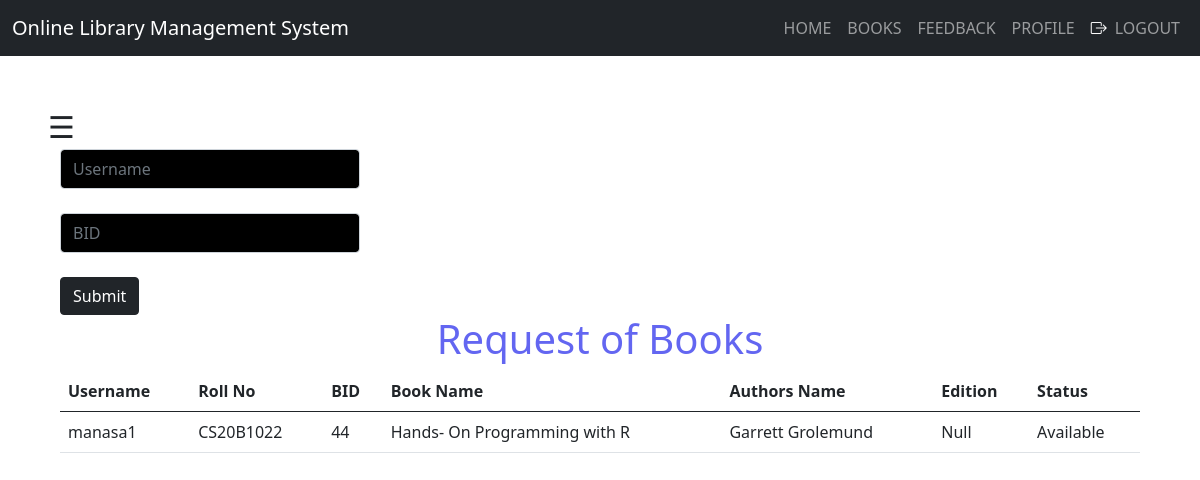
/admin/request.php (signed in), run on the app's committed database.
### tables this page shows
CREATE TABLE `student` (
  `first` varchar(100) NOT NULL,
  `last` varchar(100) NOT NULL,
  `username` varchar(100) NOT NULL,
  `password` varchar(100) NOT NULL,
  `roll` varchar(100) NOT NULL,
  `email` varchar(100) NOT NULL,
  `contact` varchar(100) NOT NULL,
  `pic` varchar(100) NOT NULL
);

CREATE TABLE `books` (
  `bid` int(100) NOT NULL,
  `name` varchar(120) NOT NULL,
  `authors` varchar(100) NOT NULL,
  `edition` varchar(100) NOT NULL,
  `status` varchar(100) NOT NULL,
  `quantity` int(100) NOT NULL,
  `course` varchar(100) NOT NULL,
  `ebook` varchar(200) NOT NULL
);

### admin/request.php (the view, shortened to what this page needs)
<?php
include "connection.php";
include "modals/navbar.php";
?>
<section class="p-5">
	<span style="font-size:30px;cursor:pointer" onclick="openNav()">&#9776; </span>
	<br>
    <?php
	  if(isset($_SESSION['login_user']))
	  {
		  ?>
	<div class="container">
		<form method="post" action="" name="form1">
			<input type="text" name="username" class="form-control" placeholder="Username" required=""><br>
			<input type="text" name="bid" class="form-control" placeholder="BID" required=""><br>
			<button class="btn btn-dark" name="submit" type="submit">Submit</button><br>
		</form>
	</div>
	  <?php
	  } ?>
	<div class="container">
		<p class="h1 text-indigo-500 text-center">Request of Books</p>
		<?php
		if (isset($_SESSION['login_user'])) {
			$sql = "SELECT student.username,roll,books.bid,name,authors,edition,status FROM student inner join issue_book ON student.username=issue_book.username inner join books ON issue_book.bid=books.bid WHERE issue_book.approve =''";
			$res = mysqli_query($db, $sql);
			if (mysqli_num_rows($res) == 0) {
				echo "<h2><b>";
				echo "There's no pending request.";
				echo "</h2></b>";
			} else { ?>
				<table class="table">
					<thead>
						<tr>
							<th scope="col">Username</th>
							<th scope="col">Roll No</th>
							<th scope="col">BID</th>
							<th scope="col">Book Name</th>
							<th scope="col">Authors Name</th>
							<th scope="col">Edition</th>
							<th scope="col">Status</th>
						</tr>
					</thead>
					<tbody>
						<?php while ($row = mysqli_fetch_assoc($res)) { ?>
							<tr>
								<td><?php echo $row['username']  ?></td>
								<td><?php echo $row['roll']  ?></td>
								<td><?php echo $row['bid']  ?></td>
								<td><?php echo $row['name']  ?></td>
								<td><?php echo $row['authors']  ?></td>
								<td><?php echo $row['edition']  ?></td>
								<td><?php echo $row['status']  ?></td>
							</tr>
						<?php } ?>
					</tbody>
				</table>
			<?php
			}
		} else {
			?>
			<br>
			<h4 style="text-align: center">You need to login to see the request.</h4>
		<?php
		}
		?>
	</div>
</section>

### admin/request.php (style rules this page uses)
.form-control { width: 300px; height: 40px; background-color: black; color: white; }

### data on the page
student: username "manasa1", roll "CS20B1022", books.bid "44", books.name "Hands- On Programming with R", books.authors "Garrett Grolemund", books.edition "Null", books.status "Available"
